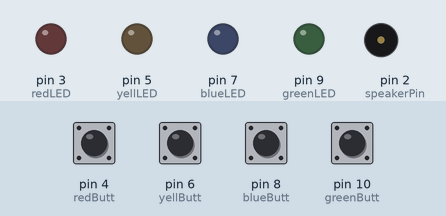
This sketch was run on a simulated Arduino Uno, built with avr-gcc and run on an emulated ATmega328P. On the bench: output pins drawn as LEDs (lit = HIGH), buzzer (waves = sounding). The inputs (shaded band) are chosen by the test bench; at power-on: pin 4 (redButt), pin 6 (yellButt), pin 8 (blueButt), pin 10 (greenButt) LOW. Random numbers use the default seed unless the sketch sets one.

Above: at 2.6 s.
2.7 s: pin 6 (yellButt) pulled HIGH for 0.15 s
At 2.9 s:
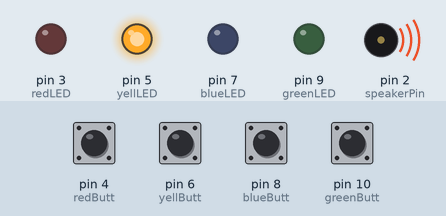
4.6 s: pin 8 (blueButt) pulled HIGH for 0.15 s
At 4.8 s:
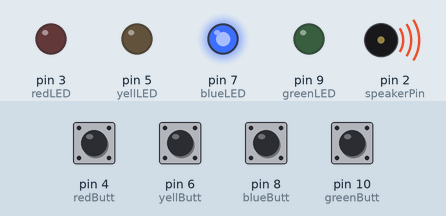
6.5 s: pin 10 (greenButt) pulled HIGH for 0.15 s
At 6.7 s:
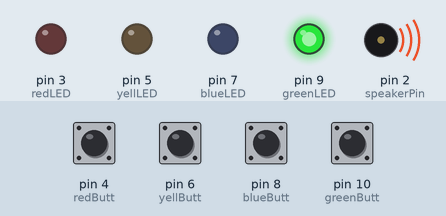
Timing chart, 0 to 9.5 s (numbered marks = the images above; inputs shaded):
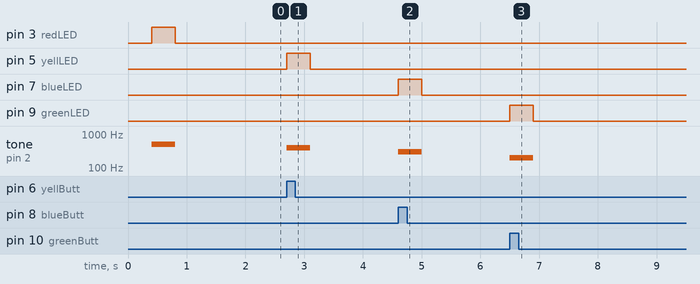

The sketch:

SimonSaysNotWorking.ino
```cpp
//SIMON-SAY-STYLE GAME Step 2, YURY G. OCT 2012
//This code adds the feature of Simon Saying Something, With Time/Speed Game Mechanic, LEDs, and Sound.
//PINS ARE NOW DECLARED

#include "pitches.h"

int youLoose2[] = {
  NOTE_D4, NOTE_E4, NOTE_D4, NOTE_CS4, NOTE_E4, NOTE_CS4, NOTE_C4, NOTE_E4, NOTE_C4, NOTE_B3 };
int noteDurationsLoose2[] = {
  4, 4, 4, 4, 4, 4, 4, 4, 4, 2 };


//Button Pins
const int redButt = 4;     //  declare pins for buttons
const int yellButt = 6;
const int blueButt = 8;
const int greenButt = 10;

//LED Pins
const int redLED = 3;     //  declare pins for LED's
const int yellLED = 5;
const int blueLED = 7;
const int greenLED = 9;


// Color Code we Use for R,Y,B,G and 1,2,3,4 repectfully
const int redValue = 1;  //  declare values for colors for buttons
const int yellValue = 2;
const int blueValue = 3;
const int greenValue = 4;

const int speakerPin = 2 ;  //declare your speaker pin


boolean simonDone;
int simonSays[99] ={
};
int nextStep = 0;

int userSays[] = {
};
int simonSpeed = 400;


void setup()
{
  pinMode(redLED, OUTPUT);   //Set Pin Mode
  pinMode(yellLED, OUTPUT);
  pinMode(blueLED, OUTPUT);
  pinMode(greenLED, OUTPUT);
  pinMode(speakerPin, OUTPUT);    // set speaker to output

  pinMode(redButt, INPUT);  //set buttons as inputs
  pinMode(yellButt, INPUT);
  pinMode(blueButt, INPUT);
  pinMode(greenButt, INPUT);

  //  Serial.begin(9600);
  randomSeed(analogRead(0));

  for (int i = 0; i < 1000; i++) {
    simonGame();
    buttonPressed();
  }
}


void simonGame()
{
  if (simonDone == false)
  {
    simonSays[nextStep] = random(1,5) ;
    //
    //    Serial.print("nextStep: " );
    //    Serial.println(nextStep);
    //
    //    Serial.print("simonSpeed: " );    // Show how the new time feature works
    //    Serial.println(simonSpeed);         // Show how the new time feature works
    //
    //    Serial.print("simonSays: ");

    for (int i =0; i <= nextStep ; i++)
    {
      //      Serial.print(simonSays[i]);
      //      Serial.print(" , ");
      delay(simonSpeed);      // controls speed that simonSays something
      playToneAndLight(simonSays[i]);
      checkUserToSimon();

    }

    simonSpeed= (simonSpeed - (nextStep*5));  //  This seeds up Simon on each turn by forumla (500-(nextStep*5).
    //  Change the multiplier (5 in this case) to make game faster or slower
    //  The multiplier is MAJOR factor in how hard the game is.
    //   This sets Simon's TOP SPEED. Also important in making game interesting yet winable.
    simonSpeed = max(simonSpeed, 250);   //this maxes out simon speed at 250 ms
    simonDone = true;
    //    Serial.println(" ");
  }


  if (simonDone == true)
  {
    // nothing happening here yet
    delay(1000);

    //    Serial.println("User got it right, add a new step and give Simon a Turn");

    simonDone = false;   // user completed successfully, give simon the next turn
    nextStep++;         //  add one more step to simon's sequence
  }
}

void checkUserToSimon()
{

  if (userSays[nextStep] == simonSays[nextStep]){
    //    Serial.println(" + THE USER IS RIGHT : ) ");
    simonDone == true;
    nextStep++;
  }

  if (userSays[nextStep] != simonSays[nextStep]){
    //    Serial.println(" - THE USER IS WRONG : (( ");
    //
    //    Serial.println("***************************************");
    //    Serial.println("Game Over, Guess Again From the Start!");
    //    Serial.println("***************************************");
    //    Serial.println("Try to Guest the Contents of simonArray, try a number between 1-4!");
    simonDone == false;

    nextStep = 0 ;         //  start from the begining.

  }
}
void loop ()
{
}
```

buttonPressed.ino
```cpp
void buttonPressed()
{
  for (int i = 0; i <= nextStep;){
    int redInput = digitalRead(redButt);
    if(redInput == HIGH)
    {
      digitalWrite( redLED,HIGH);
      tone(speakerPin,500);
      delay(simonSpeed);
      digitalWrite( redLED,LOW);
      noTone(speakerPin);
      nextStep++;
    }


    int yellInput = digitalRead(yellButt);
    if(yellInput == HIGH)
    {
      digitalWrite( yellLED,HIGH);
      tone(speakerPin,400);
      delay(simonSpeed);
      digitalWrite( yellLED,LOW);
      noTone(speakerPin);
      nextStep++;
    }

    int blueInput = digitalRead(blueButt);
    if(blueInput == HIGH)
    {
      digitalWrite( blueLED,HIGH);
      tone(speakerPin,300);
      delay(simonSpeed);
      digitalWrite( blueLED,LOW);
      noTone(speakerPin);
      nextStep++;
    }

    int greenInput = digitalRead(greenButt);
    if(greenInput == HIGH)
    {
      digitalWrite( greenLED,HIGH);
      tone(speakerPin,200);
      delay(simonSpeed);
      digitalWrite( greenLED,LOW);
      noTone(speakerPin);
      nextStep++;
    }
  }
}
```

loose.ino
```cpp
void loose(){
    for (int thisNote = 0; thisNote < 10; thisNote++) {
    int noteDuration = 1000/noteDurationsLoose2[thisNote];
    tone(2, youLoose2[thisNote],noteDuration);
    int pauseBetweenNotes = noteDuration * 1.30;
    delay(pauseBetweenNotes);
    noTone(2);
  }
  delay(1000);
  nextStep =- 1;
}
```

pitches.h
```cpp
/*************************************************
 * Public Constants
 *************************************************/

#define NOTE_B0  31
#define NOTE_C1  33
#define NOTE_CS1 35
#define NOTE_D1  37
#define NOTE_DS1 39
#define NOTE_E1  41
#define NOTE_F1  44
#define NOTE_FS1 46
#define NOTE_G1  49
#define NOTE_GS1 52
#define NOTE_A1  55
#define NOTE_AS1 58
#define NOTE_B1  62
#define NOTE_C2  65
#define NOTE_CS2 69
#define NOTE_D2  73
#define NOTE_DS2 78
#define NOTE_E2  82
#define NOTE_F2  87
#define NOTE_FS2 93
#define NOTE_G2  98
#define NOTE_GS2 104
#define NOTE_A2  110
#define NOTE_AS2 117
#define NOTE_B2  123
#define NOTE_C3  131
#define NOTE_CS3 139
#define NOTE_D3  147
#define NOTE_DS3 156
#define NOTE_E3  165
#define NOTE_F3  175
#define NOTE_FS3 185
#define NOTE_G3  196
#define NOTE_GS3 208
#define NOTE_A3  220
#define NOTE_AS3 233
#define NOTE_B3  247
#define NOTE_C4  262
#define NOTE_CS4 277
#define NOTE_D4  294
#define NOTE_DS4 311
#define NOTE_E4  330
#define NOTE_F4  349
#define NOTE_FS4 370
#define NOTE_G4  392
#define NOTE_GS4 415
#define NOTE_A4  440
#define NOTE_AS4 466
#define NOTE_B4  494
#define NOTE_C5  523
#define NOTE_CS5 554
#define NOTE_D5  587
#define NOTE_DS5 622
#define NOTE_E5  659
#define NOTE_F5  698
#define NOTE_FS5 740
#define NOTE_G5  784
#define NOTE_GS5 831
#define NOTE_A5  880
#define NOTE_AS5 932
#define NOTE_B5  988
#define NOTE_C6  1047
#define NOTE_CS6 1109
#define NOTE_D6  1175
#define NOTE_DS6 1245
#define NOTE_E6  1319
#define NOTE_F6  1397
#define NOTE_FS6 1480
#define NOTE_G6  1568
#define NOTE_GS6 1661
#define NOTE_A6  1760
#define NOTE_AS6 1865
#define NOTE_B6  1976
#define NOTE_C7  2093
#define NOTE_CS7 2217
#define NOTE_D7  2349
#define NOTE_DS7 2489
#define NOTE_E7  2637
#define NOTE_F7  2794
#define NOTE_FS7 2960
#define NOTE_G7  3136
#define NOTE_GS7 3322
#define NOTE_A7  3520
#define NOTE_AS7 3729
#define NOTE_B7  3951
#define NOTE_C8  4186
#define NOTE_CS8 4435
#define NOTE_D8  4699
#define NOTE_DS8 4978
```

playToneAndLight.ino
```cpp
void playToneAndLight(int color)
{

//  Serial.print("inside PlayToneAndLight ");
//  Serial.print("   color = ");
//  Serial.println( color );


  if(color == 1)   // 1 = Red
  {
    digitalWrite( redLED,HIGH);
    tone(speakerPin,500);
    delay(simonSpeed);
    digitalWrite( redLED,LOW);
    noTone(speakerPin);
  }

  if(color == 2)
  {
    digitalWrite( yellLED,HIGH);
    tone(speakerPin,400);
    delay(simonSpeed);
    digitalWrite( yellLED,LOW);
    noTone(speakerPin);
  }

  if(color == 3)
  {
    digitalWrite( blueLED,HIGH);
    tone(speakerPin,300);
    delay(simonSpeed);
    digitalWrite( blueLED,LOW);
    noTone(speakerPin);
  }

  if(color == 4)
  {
    digitalWrite( greenLED,HIGH);
    tone(speakerPin,200);
    delay(simonSpeed);
    digitalWrite( greenLED,LOW);
    noTone(speakerPin);
  }
}
```

Measured:
- after the input at 2.7 s, pin 5 (yellLED): LOW → HIGH at once, → LOW 0.40 s later; tone on pin 2 (speakerPin): silent → 400 Hz at once, → silent 0.40 s later
- after the input at 4.6 s, pin 7 (blueLED): LOW → HIGH at once, → LOW 0.40 s later; tone on pin 2 (speakerPin): silent → 300 Hz at once, → silent 0.40 s later
- after the input at 6.5 s, pin 9 (greenLED): LOW → HIGH at once, → LOW 0.40 s later; tone on pin 2 (speakerPin): silent → 200 Hz at once, → silent 0.40 s later
